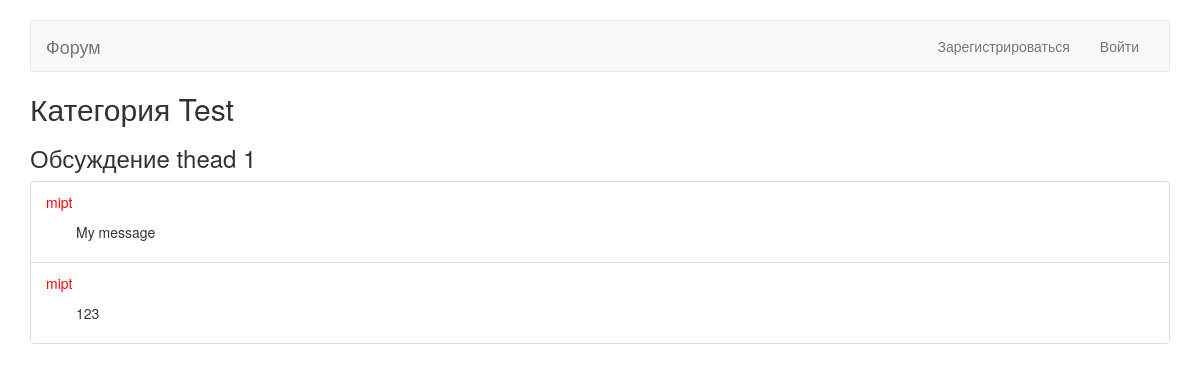
Page /thread/1/0/ on the earlier database version.
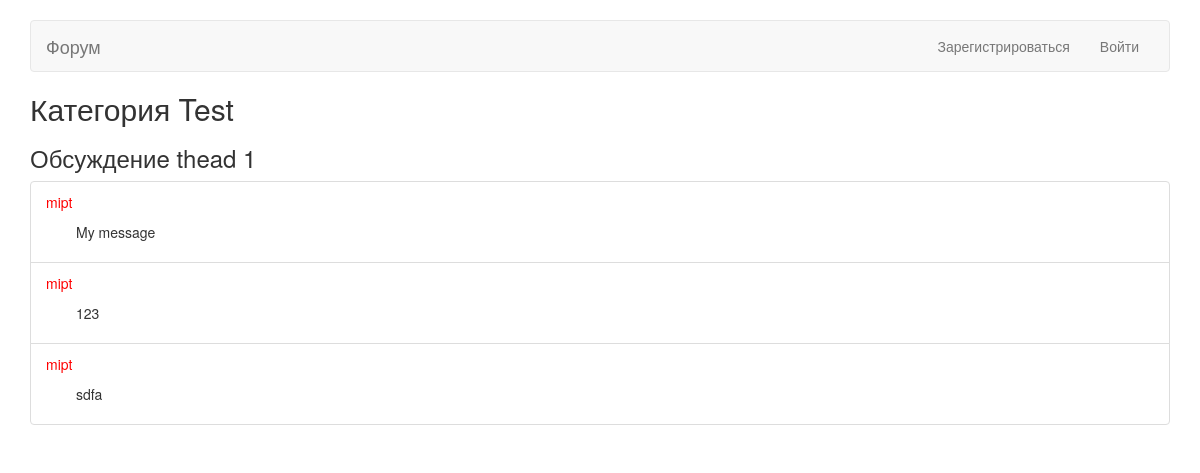
Same page on the later database version.
### forum/models.py (models this page shows, shortened)
class Thread(models.Model):
    title = models.TextField()
    category = models.ForeignKey(Category)

class Category(models.Model):
    title = models.TextField()
    extended_info = models.TextField()
    logo = models.ImageField(upload_to='category_logo/', null=True)

class Message(models.Model):
    thread = models.ForeignKey(Thread, null=True)
    text = models.TextField()
    time = models.DateTimeField(auto_now_add=True)
    author = models.ForeignKey(User)

### forum/views.py (the view)
# urls.py: url(r'^thread/(?P<thread_id>\d+)/(?P<page_num>\d+)/$', views.thread, name='thread'),
def thread(request, thread_id, page_num):
    thread = forum.models.Thread.objects.get(id=thread_id)
    total_page_count = math.ceil(float(len(thread.message_set.all())) / _MESSAGES_PER_PAGE)
    min_message_id = int(page_num) * _MESSAGES_PER_PAGE
    max_message_id = min_message_id + _MESSAGES_PER_PAGE + 1
    messages = thread.message_set.filter(id__gt=min_message_id).filter(id__lt=max_message_id)
    return render(request, 'thread.html', {'thread': thread, 'messages': messages, 'total_page_count': total_page_count})

### forum/templates/thread.html (shortened to what this page needs)
{% extends "base.html" %}
{% load staticfiles %}
{% block head %}
<link rel="stylesheet" type="text/css" href="{% static 'forum/css/thread.css' %}" />
{% endblock %}
{% block precontent %}
<h2>Категория {{thread.category.title}}</h2>
<h3> Обсуждениe {{thread.title}} </h3>
{% endblock %}
{% block content %}
<ul class="list-group">
    {% for message in messages %}
    <li class="list-group-item">
      <div class="author">{{message.author}}</div>
      <div class="message"><p>{{message.text}}</p></div>
    </li>
    {% endfor %}
</ul>
{% endblock %}

### forum/templates/base.html (shortened to what this page needs)
{% load staticfiles %}
<!DOCTYPE html>
<head>
<link rel="stylesheet" type="text/css" href="{% static 'forum/css/bootstrap.min.css' %}" />
<link rel="stylesheet" type="text/css" href="{% static 'forum/css/navbar.css' %}" />
{% block head %}
{% endblock %}
</head>
<body>
<div class="container">
      <nav class="navbar navbar-default">
        <div class="container-fluid">
          <div class="navbar-header">
            <a class="navbar-brand" href="{% url 'index' %}">Форум</a>
          </div>
          <div id="navbar" class="navbar-collapse collapse">
            <ul class="nav navbar-nav navbar-right">
              {% if not user.is_anonymous %}
                <li><a href="#">{{ user }}</a></li>
                <li><a href="{% url 'logout' %}">Выйти</a></li>
              {% else %}
                <li><a href="{% url 'register' %}">Зарегистрироваться</a></li>
                <li><a href="{% url 'login' %}">Войти</a></li>
              {% endif %}
            </ul>
          </div>
        </div>
      </nav>
  {% block precontent %}
  {% endblock %}
  {% block content %}
  {% endblock %}
</div>
</body>

### forum/static/forum/css/navbar.css (style rules this page uses)
body { padding-top: 20px; padding-bottom: 20px; }
.navbar { margin-bottom: 20px; }

### forum/static/forum/css/thread.css (style rules this page uses)
.message { margin-top: 10px; margin-left: 30px; }
.author { color: red; }

Differences in the rows shown:
added Message: author "mipt", text "sdfa"
